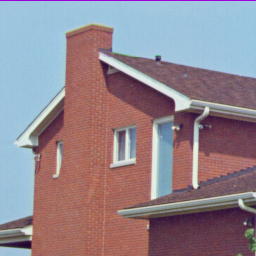
#> input picture 4.1.05.tiff, 256 x 256 px
$ python demo.py
#> lines starting #> are read from the running program, lines starting #| are printed output that depends on the picture
### spatial_blur.py
"""
Spatial Domain Image Blurring Module

This module implements image blurring using spatial domain convolution
with a Gaussian blur kernel.
"""

import numpy as np
from typing import Tuple


def create_gaussian_kernel(kernel_size: int, sigma: float = 1.0) -> np.ndarray:
    """
    Create a 2D Gaussian blur kernel.

    Parameters:
    -----------
    kernel_size : int
        Size of the kernel (must be odd).
    sigma : float
        Standard deviation of the Gaussian distribution.

    Returns:
    --------
    np.ndarray
        2D Gaussian kernel normalized to sum to 1.
    """
    if kernel_size % 2 == 0:
        raise ValueError("Kernel size must be odd")

    # Create a grid of coordinates
    x = np.linspace(-(kernel_size // 2), kernel_size // 2, kernel_size)
    xx, yy = np.meshgrid(x, x)

    # Compute Gaussian function
    kernel = np.exp(-(xx**2 + yy**2) / (2. * sigma**2))

    # Normalize to sum to 1 (preserves image brightness)
    kernel = kernel / np.sum(kernel)

    return kernel


def convolve2d(image: np.ndarray, kernel: np.ndarray) -> np.ndarray:
    """
    Perform 2D convolution of an image with a kernel using spatial domain.

    This is a manual implementation of convolution for educational purposes.

    Parameters:
    -----------
    image : np.ndarray
        Input image (grayscale or single channel).
    kernel : np.ndarray
        Convolution kernel.

    Returns:
    --------
    np.ndarray
        Convolved image (same size as input).
    """
    # Get dimensions
    i_height, i_width = image.shape
    k_height, k_width = kernel.shape

    # Calculate padding needed to maintain image size
    pad_height = k_height // 2
    pad_width = k_width // 2

    # Pad the image
    padded = np.pad(image, ((pad_height, pad_height), (pad_width, pad_width)),
                    mode='constant', constant_values=0)

    # Prepare output
    output = np.zeros_like(image, dtype=np.float64)

    # Perform convolution
    for i in range(i_height):
        for j in range(i_width):
            # Extract the region of interest
            roi = padded[i:i + k_height, j:j + k_width]
            # Apply kernel
            output[i, j] = np.sum(roi * kernel)

    return output


def spatial_blur(image: np.ndarray, kernel_size: int = 15,
                 sigma: float = 2.0) -> np.ndarray:
    """
    Apply Gaussian blur to an image using spatial domain convolution.

    Parameters:
    -----------
    image : np.ndarray
        Input image (grayscale or RGB).
    kernel_size : int
        Size of the Gaussian kernel (must be odd).
    sigma : float
        Standard deviation of the Gaussian.

    Returns:
    --------
    np.ndarray
        Blurred image with same dimensions as input.
    """
    # Create Gaussian kernel
    kernel = create_gaussian_kernel(kernel_size, sigma)

    # Handle color images
    if len(image.shape) == 3:
        # Process each channel separately
        blurred = np.zeros_like(image, dtype=np.float64)
        for c in range(image.shape[2]):
            blurred[:, :, c] = convolve2d(image[:, :, c].astype(np.float64),
                                          kernel)
        return np.clip(blurred, 0, 255).astype(image.dtype)
    else:
        # Grayscale image
        blurred = convolve2d(image.astype(np.float64), kernel)
        return np.clip(blurred, 0, 255).astype(image.dtype)


# [26 lines left out: function spatial_blur_cv, not called in this run]

### frequency_blur.py
"""
Frequency Domain Image Blurring Module

This module implements image blurring using frequency domain filtering.
According to the convolution theorem, convolution in the spatial domain
is equivalent to multiplication in the frequency domain.

Convolution Theorem:
    f(x,y) * h(x,y) <=> F(u,v) * H(u,v)

Where:
    * denotes convolution
    <=> denotes Fourier transform pair
    F(u,v) is the FFT of the image
    H(u,v) is the FFT of the kernel
"""

import numpy as np
from typing import Tuple


def create_gaussian_kernel(kernel_size: int, sigma: float = 1.0) -> np.ndarray:
    """
    Create a 2D Gaussian blur kernel.

    Parameters:
    -----------
    kernel_size : int
        Size of the kernel (must be odd).
    sigma : float
        Standard deviation of the Gaussian distribution.

    Returns:
    --------
    np.ndarray
        2D Gaussian kernel normalized to sum to 1.
    """
    if kernel_size % 2 == 0:
        raise ValueError("Kernel size must be odd")

    # Create a grid of coordinates
    x = np.linspace(-(kernel_size // 2), kernel_size // 2, kernel_size)
    xx, yy = np.meshgrid(x, x)

    kernel = np.exp(-(xx**2 + yy**2) / (2. * sigma**2))
    kernel = kernel / np.sum(kernel)

    return kernel


def pad_to_shape(image: np.ndarray, target_shape: Tuple[int, int]) -> np.ndarray:
    """
    Pad an image to a target shape for FFT operations.

    Padding is necessary because FFT assumes circular convolution.
    We pad to avoid edge effects (wraparound artifacts).

    Parameters:
    -----------
    image : np.ndarray
        Input image.
    target_shape : Tuple[int, int]
        Target shape (height, width).

    Returns:
    --------
    np.ndarray
        Padded image.
    """
    # Calculate padding amounts
    pad_height = target_shape[0] - image.shape[0]
    pad_width = target_shape[1] - image.shape[1]

    # Pad symmetrically
    pad_top = pad_height // 2
    pad_bottom = pad_height - pad_top
    pad_left = pad_width // 2
    pad_right = pad_width - pad_left

    padded = np.pad(image, ((pad_top, pad_bottom), (pad_left, pad_right)),
                    mode='constant', constant_values=0)

    return padded


def frequency_blur(image: np.ndarray, kernel_size: int = 15,
                   sigma: float = 2.0) -> np.ndarray:
    """
    Apply Gaussian blur to an image using frequency domain filtering.

    Method:
    1. Compute FFT of the image
    2. Create and pad the Gaussian kernel
    3. Compute FFT of the kernel
    4. Multiply in frequency domain
    5. Compute inverse FFT
    6. Crop back to original size

    Parameters:
    -----------
    image : np.ndarray
        Input image (grayscale or RGB).
    kernel_size : int
        Size of the Gaussian kernel (must be odd).
    sigma : float
        Standard deviation of the Gaussian.

    Returns:
    --------
    np.ndarray
        Blurred image with same dimensions as input.
    """
    # Get original image shape
    orig_height, orig_width = image.shape[:2]

    # Handle color images
    if len(image.shape) == 3:
        # Process each channel separately
        blurred = np.zeros_like(image, dtype=np.float64)
        for c in range(image.shape[2]):
            blurred[:, :, c] = _frequency_blur_single_channel(
                image[:, :, c].astype(np.float64),
                orig_height, orig_width, kernel_size, sigma
            )
        return np.clip(blurred, 0, 255).astype(image.dtype)
    else:
        # Grayscale image
        blurred = _frequency_blur_single_channel(
            image.astype(np.float64),
            orig_height, orig_width, kernel_size, sigma
        )
        return np.clip(blurred, 0, 255).astype(image.dtype)


def _frequency_blur_single_channel(image: np.ndarray,
                                    orig_height: int, orig_width: int,
                                    kernel_size: int, sigma: float) -> np.ndarray:
    """
    Apply frequency domain blur to a single channel.

    Parameters:
    -----------
    image : np.ndarray
        Single channel image.
    orig_height : int
        Original image height for cropping.
    orig_width : int
        Original image width for cropping.
    kernel_size : int
        Size of the Gaussian kernel.
    sigma : float
        Standard deviation of the Gaussian.

    Returns:
    --------
    np.ndarray
        Blurred single channel image.
    """
    # Size for FFT (same size as image - padded to avoid wraparound)
    # For proper linear convolution via FFT, we need size = image_size + kernel_size - 1
    fft_height = orig_height + kernel_size - 1
    fft_width = orig_width + kernel_size - 1

    # Step 1: Compute FFT of the (padded) image
    padded_image = pad_to_shape(image, (fft_height, fft_width))
    image_fft = np.fft.fft2(padded_image)

    # Step 2: Create and pad the Gaussian kernel
    kernel = create_gaussian_kernel(kernel_size, sigma)
    padded_kernel = np.zeros((fft_height, fft_width))
    padded_kernel[0:kernel_size, 0:kernel_size] = kernel

    # Step 3: Compute FFT of the kernel
    # Shift so that the center of the kernel (kernel_size//2) is at (0,0)
    kernel_shifted = np.roll(padded_kernel, (-(kernel_size // 2), -(kernel_size // 2)), axis=(0, 1))
    kernel_fft = np.fft.fft2(kernel_shifted)

    # Step 4: Multiply in frequency domain
    # This is equivalent to convolution in spatial domain
    filtered_fft = image_fft * kernel_fft

    # Step 5: Compute inverse FFT
    filtered = np.fft.ifft2(filtered_fft)

    # Take real part (imaginary parts should be negligible, result is real)
    filtered = np.real(filtered)

    # Step 6: Crop back to original size
    # The convolution result is centered, so we need to crop appropriately
    start_y = (kernel_size - 1) // 2
    start_x = (kernel_size - 1) // 2
    cropped = filtered[start_y:start_y + orig_height,
                       start_x:start_x + orig_width]

    return cropped


def get_frequency_spectrum(image: np.ndarray) -> np.ndarray:
    """
    Compute the magnitude spectrum of an image for visualization.

    Uses log transformation for better visualization of frequency components.

    Parameters:
    -----------
    image : np.ndarray
        Input image.

    Returns:
    --------
    np.ndarray
        Log magnitude spectrum (shifted so DC component is at center).
    """
    fft = np.fft.fft2(image)
    fft_shift = np.fft.fftshift(fft)
    magnitude = np.abs(fft_shift)
    # Log transform for visualization
    spectrum = np.log(magnitude + 1)
    return spectrum


# [35 lines left out: function get_gaussian_frequency_filter, not called in this run]

### demo.py
#!/usr/bin/env python3
"""
Image Blurring Demo: Spatial Domain vs Frequency Domain

This script demonstrates that blurring an image using spatial domain convolution
produces the same result as frequency domain filtering, according to the
convolution theorem.

Usage:
    CHANGE THE IMAGE PATH IN THE main() FUNCTION TO YOUR IMAGE FILE
    Then run:
        python demo.py
"""

import numpy as np
import matplotlib.pyplot as plt
import os
from pathlib import Path

# Try importing PIL/Pillow, fall back to creating a test image if not available
try:
    from PIL import Image
    HAS_PIL = True
except ImportError:
    HAS_PIL = False
    print("Warning: PIL/Pillow not found. Will create a synthetic test image.")

# Import our blur modules
from spatial_blur import spatial_blur, create_gaussian_kernel
from frequency_blur import frequency_blur, get_frequency_spectrum


def create_test_image(size: tuple = (256, 256)) -> np.ndarray:
    """
    Create a synthetic test image with various patterns for blurring.

    Parameters:
    -----------
    size : tuple
        Size of the image (height, width).

    Returns:
    --------
    np.ndarray
        Test image as numpy array.
    """
    height, width = size

    # Create a blank image
    image = np.zeros((height, width), dtype=np.uint8)

    # Add various patterns for testing blur
    # 1. Checkerboard pattern
    square_size = 32
    for i in range(0, height, square_size):
        for j in range(0, width, square_size):
            if (i // square_size + j // square_size) % 2 == 0:
                image[i:i+square_size, j:j+square_size] = 255

    # 2. Add a white square
    image[80:160, 80:160] = 255

    # 3. Add a black circle
    center_y, center_x = height // 2, width // 2
    y, x = np.ogrid[:height, :width]
    mask = (x - center_x)**2 + (y - center_y)**2 <= 30**2
    image[mask] = 0

    # 4. Add some high-frequency noise lines
    image[170:200, :] = np.random.randint(100, 200, (30, width), dtype=np.uint8)

    return image


def load_image(image_path: str, grayscale: bool = True) -> np.ndarray:
    """
    Load an image from file.

    Parameters:
    -----------
    image_path : str
        Path to the image file.
    grayscale : bool
        If True, convert to grayscale.

    Returns:
    --------
    np.ndarray
        Image as numpy array.
    """
    if not HAS_PIL:
        print("PIL not available, creating test image instead.")
        return create_test_image()

    img = Image.open(image_path)

    if grayscale:
        img = img.convert('L')

    return np.array(img)


def visualize_results(original: np.ndarray, spatial_result: np.ndarray,
                     frequency_result: np.ndarray, difference: np.ndarray,
                     kernel: np.ndarray, save_path: str = None):
    """
    Create a comprehensive visualization of the blur comparison.

    Parameters:
    -----------
    original : np.ndarray
        Original image.
    spatial_result : np.ndarray
        Result from spatial domain blur.
    frequency_result : np.ndarray
        Result from frequency domain blur.
    difference : np.ndarray
        Difference between spatial and frequency results.
    kernel : np.ndarray
        Gaussian kernel used.
    save_path : str, optional
        Path to save the figure.
    """
    fig, axes = plt.subplots(2, 3, figsize=(15, 10))
    fig.suptitle('Spatial Domain vs Frequency Domain Image Blurring',
                 fontsize=16, fontweight='bold')

    # Row 1: Images
    # Original
    im0 = axes[0, 0].imshow(original, cmap='gray')
    axes[0, 0].set_title('Original Image')
    axes[0, 0].axis('off')
    plt.colorbar(im0, ax=axes[0, 0], fraction=0.046)

    # Spatial blur result
    im1 = axes[0, 1].imshow(spatial_result, cmap='gray')
    axes[0, 1].set_title('Spatial Domain Blur\n(Convolution)')
    axes[0, 1].axis('off')
    plt.colorbar(im1, ax=axes[0, 1], fraction=0.046)

    # Frequency blur result
    im2 = axes[0, 2].imshow(frequency_result, cmap='gray')
    axes[0, 2].set_title('Frequency Domain Blur\n(FFT Multiplication)')
    axes[0, 2].axis('off')
    plt.colorbar(im2, ax=axes[0, 2], fraction=0.046)

    # Row 2: Analysis
    # Difference image
    im3 = axes[1, 0].imshow(difference, cmap='seismic', vmin=-1, vmax=1)
    axes[1, 0].set_title(f'Difference\n(Min: {difference.min():.2e}, Max: {difference.max():.2e})')
    axes[1, 0].axis('off')
    plt.colorbar(im3, ax=axes[1, 0], fraction=0.046)

    # Gaussian kernel
    im4 = axes[1, 1].imshow(kernel, cmap='viridis')
    axes[1, 1].set_title('Gaussian Kernel')
    axes[1, 1].axis('off')
    plt.colorbar(im4, ax=axes[1, 1], fraction=0.046)

    # Histogram of differences
    axes[1, 2].hist(difference.flatten(), bins=50, edgecolor='black')
    axes[1, 2].set_title('Distribution of Differences')
    axes[1, 2].set_xlabel('Pixel Value Difference')
    axes[1, 2].set_ylabel('Frequency')
    axes[1, 2].grid(True, alpha=0.3)

    plt.tight_layout()

    if save_path:
        plt.savefig(save_path, dpi=150, bbox_inches='tight')
        print(f"Figure saved to: {save_path}")

    plt.show()


def visualize_frequency_domain(image: np.ndarray, kernel: np.ndarray,
                               save_path: str = None):
    """
    Visualize the frequency domain representation.

    Parameters:
    -----------
    image : np.ndarray
        Original image.
    kernel : np.ndarray
        Gaussian kernel.
    save_path : str, optional
        Path to save the figure.
    """
    # Compute frequency spectra
    image_spectrum = get_frequency_spectrum(image.astype(np.float64))

    # Compute kernel spectrum
    kernel_padded = np.zeros_like(image, dtype=np.float64)
    k_height, k_width = kernel.shape
    pad_top = (image.shape[0] - k_height) // 2
    pad_left = (image.shape[1] - k_width) // 2
    kernel_padded[pad_top:pad_top+k_height, pad_left:pad_left+k_width] = kernel

    kernel_spectrum = get_frequency_spectrum(kernel_padded)

    fig, axes = plt.subplots(1, 3, figsize=(15, 5))
    fig.suptitle('Frequency Domain Analysis', fontsize=16, fontweight='bold')

    # Image spectrum
    im0 = axes[0].imshow(image_spectrum, cmap='gray')
    axes[0].set_title('Image Frequency Spectrum\n(log magnitude)')
    axes[0].axis('off')
    plt.colorbar(im0, ax=axes[0], fraction=0.046)

    # Kernel spectrum
    im1 = axes[1].imshow(kernel_spectrum, cmap='gray')
    axes[1].set_title('Gaussian Kernel Frequency Spectrum\n(log magnitude)')
    axes[1].axis('off')
    plt.colorbar(im1, ax=axes[1], fraction=0.046)

    # Product (filtered spectrum)
    combined = image_spectrum * kernel_spectrum / kernel_spectrum.max()
    im2 = axes[2].imshow(combined, cmap='gray')
    axes[2].set_title('Filtered Spectrum\n(Image x Kernel)')
    axes[2].axis('off')
    plt.colorbar(im2, ax=axes[2], fraction=0.046)

    plt.tight_layout()

    if save_path:
        plt.savefig(save_path, dpi=150, bbox_inches='tight')
        print(f"Frequency domain figure saved to: {save_path}")

    plt.show()


def main():
    # Configuration
    IMAGE_PATH = "4.1.05.tiff"
    KERNEL_SIZE = 15
    SIGMA = 2.0
    OUTPUT_DIR = "output"

    # Create output directory
    os.makedirs(OUTPUT_DIR, exist_ok=True)

    # Load image
    print(f"Loading image from: {IMAGE_PATH}")
    image = load_image(IMAGE_PATH, grayscale=True)
#> in load_image, img is the input picture: PIL image 256x256 RGB; mean R, G, B 146.6, 133, 142

    print(f"Image shape: {image.shape}")
#| Image shape: (256, 256)
    print(f"Kernel size: {KERNEL_SIZE}, Sigma: {SIGMA}")

    # Create Gaussian kernel
    kernel = create_gaussian_kernel(KERNEL_SIZE, SIGMA)

    # Apply spatial domain blur
    print("\nApplying spatial domain blur (convolution)...")
    spatial_blurred = spatial_blur(image, KERNEL_SIZE, SIGMA)
#> in convolve2d, `padded = np.pad(image, ((pad_height, pad_height), (pad_width, pad_widt..`:
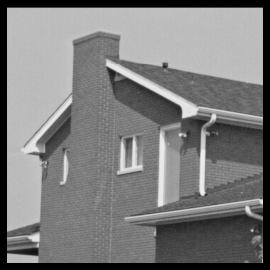
#> padded: shape (270, 270) float64; min 0, max 239, mean 124.1
#> after the loop in convolve2d, `for i in range(i_height):`:
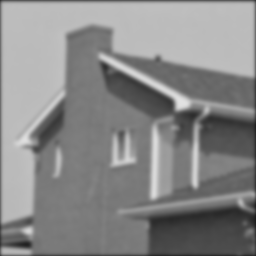
#> output: shape (256, 256) float64; min 28.55, max 225.6, mean 136.4

    # Apply frequency domain blur
    print("Applying frequency domain blur (FFT multiplication)...")
    frequency_blurred = frequency_blur(image, KERNEL_SIZE, SIGMA)
#> in _frequency_blur_single_channel, `filtered = np.real(filtered)`:
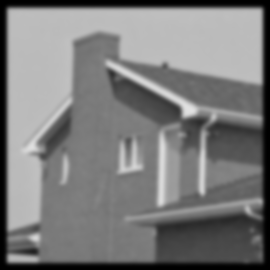
#> filtered: shape (270, 270) float64; min 1.37e-05, max 225.6, mean 124.1

    # Compute difference
    difference = spatial_blurred.astype(np.float64) - frequency_blurred.astype(np.float64)
#> difference: shape (256, 256) float64; every value is 0

    # Calculate statistics
    max_diff = np.max(np.abs(difference))
#> max_diff = 0
    mean_diff = np.mean(np.abs(difference))
#> mean_diff = 0
    rmse = np.sqrt(np.mean(difference ** 2))
#> rmse = 0

    print("\n" + "="*60)
    print("RESULTS COMPARISON")
    print("="*60)
    print(f"Maximum absolute difference: {max_diff:.6e}")
#| Maximum absolute difference: 0.000000e+00
    print(f"Mean absolute difference:    {mean_diff:.6e}")
#| Mean absolute difference:    0.000000e+00
    print(f"Root Mean Square Error:      {rmse:.6e}")
#| Root Mean Square Error:      0.000000e+00
    print("="*60)

    # The small numerical differences are due to floating-point precision
    # and FFT boundary handling
    if max_diff < 1.0:
        print("\nSUCCESS: Both methods produce essentially the same result!")
        print("(Small differences are due to floating-point precision)")
    else:
        print("\nNote: Larger differences may be due to boundary handling.")

    # Save individual results
    output_dir = Path(OUTPUT_DIR)

    # Save numerical results for the report
    stats_path = output_dir / "comparison_stats.txt"
    with stats_path.open("w", encoding="utf-8") as stats_file:
        stats_file.write("Spatial vs Frequency Blur Comparison\n")
        stats_file.write(f"Image: {IMAGE_PATH}\n")
        stats_file.write(f"Kernel size: {KERNEL_SIZE}\n")
        stats_file.write(f"Sigma: {SIGMA}\n")
        stats_file.write(f"Maximum absolute difference: {max_diff:.6e}\n")
        stats_file.write(f"Mean absolute difference:    {mean_diff:.6e}\n")
        stats_file.write(f"Root Mean Square Error:      {rmse:.6e}\n")

    # Save as PNG
    from PIL import Image as PILImage
    PILImage.fromarray(image).save(output_dir / "original.png")
    PILImage.fromarray(spatial_blurred.astype(np.uint8)).save(output_dir / "spatial_blurred.png")
    PILImage.fromarray(frequency_blurred.astype(np.uint8)).save(output_dir / "frequency_blurred.png")

    # Save difference image (scaled for visibility)
    diff_scaled = np.abs(difference)
    if diff_scaled.max() > 0:
        diff_scaled = (diff_scaled / diff_scaled.max() * 255)
    else:
        diff_scaled = np.zeros_like(diff_scaled)

    PILImage.fromarray(diff_scaled.astype(np.uint8)).save(output_dir / "difference.png")

    print(f"\nResults saved to: {output_dir}")
    print(f"Comparison stats saved to: {stats_path}")

    # Visualize
    print("\nDisplaying comparison...")
    visualize_results(
        image, spatial_blurred, frequency_blurred,
        difference, kernel,
        save_path=str(output_dir / "comparison.png")
    )
#> in visualize_results, `plt.savefig(save_path, dpi=150, bbox_inches='tight')`:
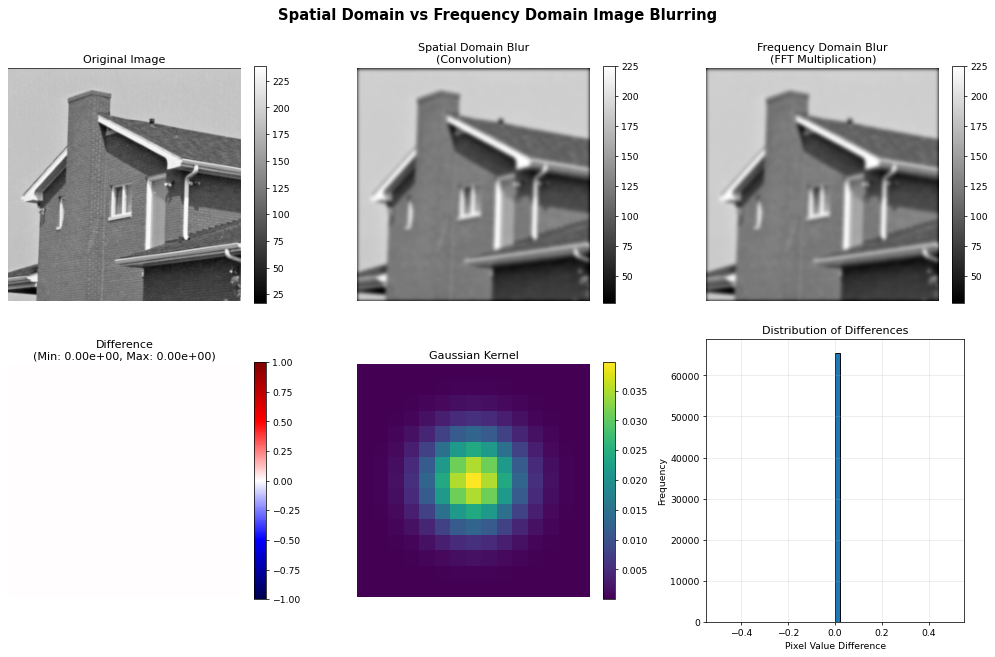
#> figure drawn by matplotlib, 11 panels; panel 6: tallest bar 65536 high, from x = 0 to 0.02

    # Frequency domain visualization
    print("\nDisplaying frequency domain analysis...")
    visualize_frequency_domain(
        image, kernel,
        save_path=str(output_dir / "frequency_analysis.png")
    )
#> in get_frequency_spectrum, `spectrum = np.log(magnitude + 1)`:
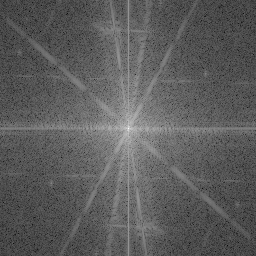
#> spectrum: shape (256, 256) float64; min 1.57, max 16.02, mean 6.83; drawn with min black and max white
#> in visualize_frequency_domain, `combined = image_spectrum * kernel_spectrum / kernel_spectrum.max()`:
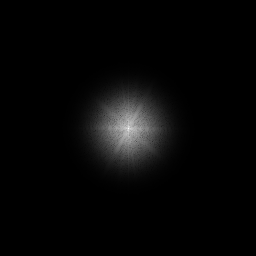
#> combined: shape (256, 256) float64; min 5.12e-13, max 16.02, mean 0.437; drawn with min black and max white
#> in visualize_frequency_domain, `plt.savefig(save_path, dpi=150, bbox_inches='tight')`:
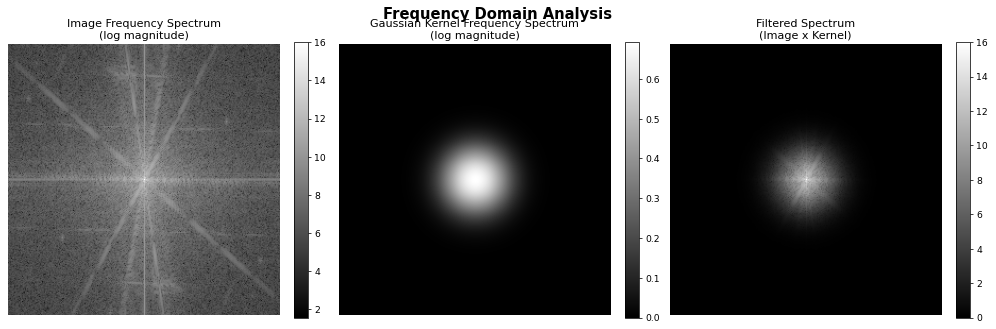
#> figure drawn by matplotlib, 6 panels


if __name__ == "__main__":
    main()
